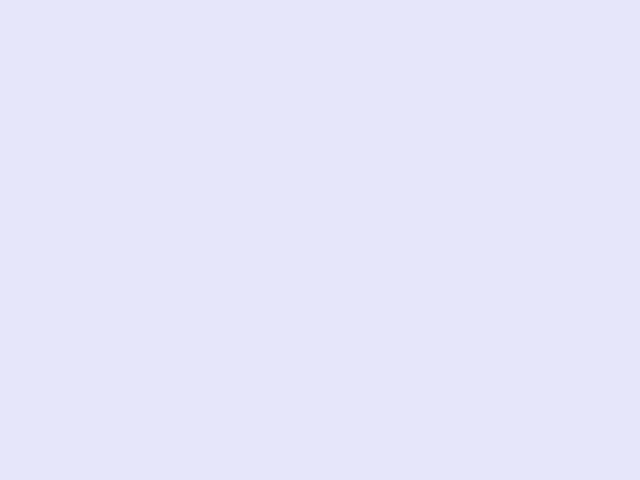
Frame 1 (no input)
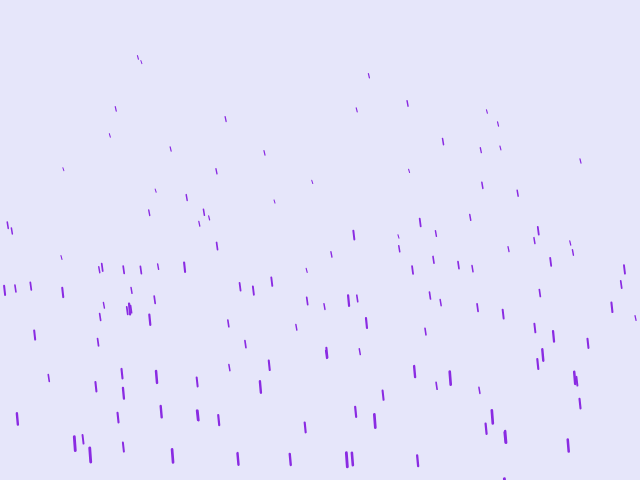
Frame 60 (no input)
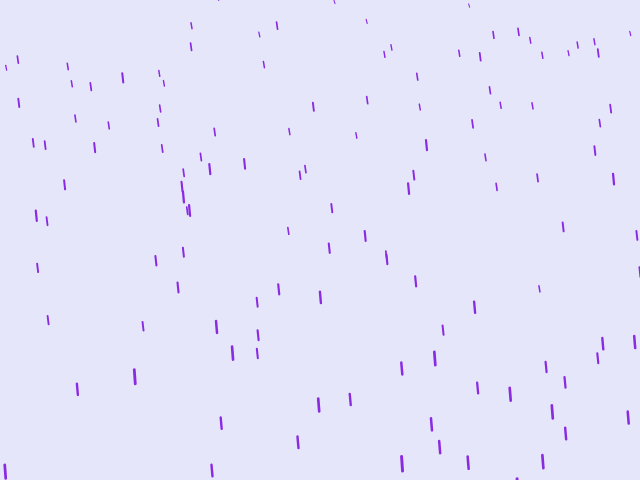
Frame 120 (the mouse pressed at the canvas centre since frame 60)

The p5.js sketch that drew these frames (run headless with seeded random() and noise() and a simulated clock; from frame 60 on, the mouse is pressed at the canvas centre):

// p5.js sketch
// ── sketch.js
let drops = [];
let numDrops = 200;

function setup() {
    createCanvas(640, 480);
    for (let i = 0; i < numDrops; i++) {
        drops[i] = new Drop();
    }

}

function draw() {
    background(230, 230, 250);
    for (let drop of drops) {
        drop.fall();
        drop.show();
    }
}
// ── drop.js
class Drop {
    constructor() {
        this.pos = createVector(random(0, width), random(-200, -100), random(0, 20));
        this.vec = createVector(1, random(1, 4));
        this.acc = createVector(0, map(this.pos.z, 0, 20, 0.3, 0.08));
        this.len = map(this.pos.z, 0, 20, 15, 3);
        this.angle = this.vec.x;
        this.thick = map(this.pos.z, 0, 20, 3, 1);
    }

    fall() {
        this.vec.add(this.acc);
        this.pos.add(this.vec);
        if (this.pos.y > height) {
            this.pos.y = random(-200, -100);
            this.vec = createVector(1, random(1, 4));
        }
        if (this.pos.x > width) {
            this.pos.x = random(-10, -50);
        }
    }

    show() {
        strokeWeight(this.thick);
        stroke(138, 43, 226);
        line(this.pos.x, this.pos.y, this.pos.x + this.angle, this.pos.y + this.len);
    }
}
